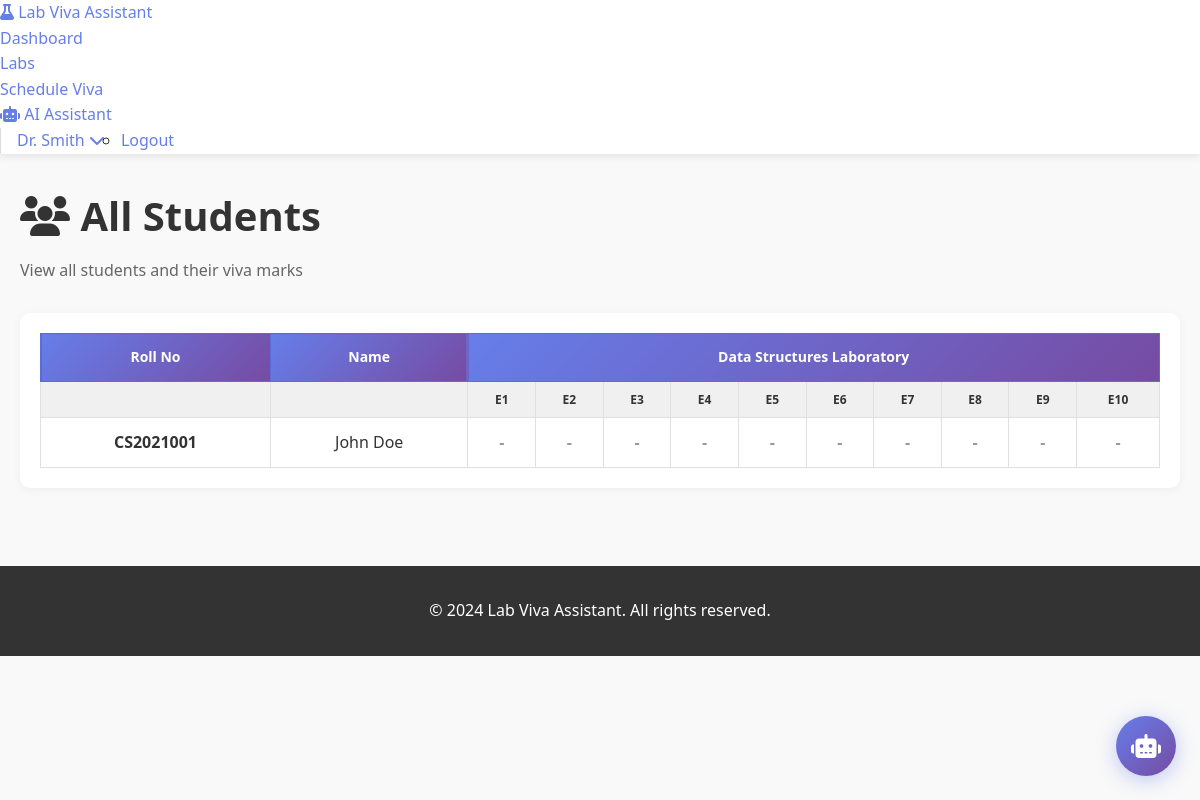
The page /teacher/students (signed in) on the database as committed earlier.
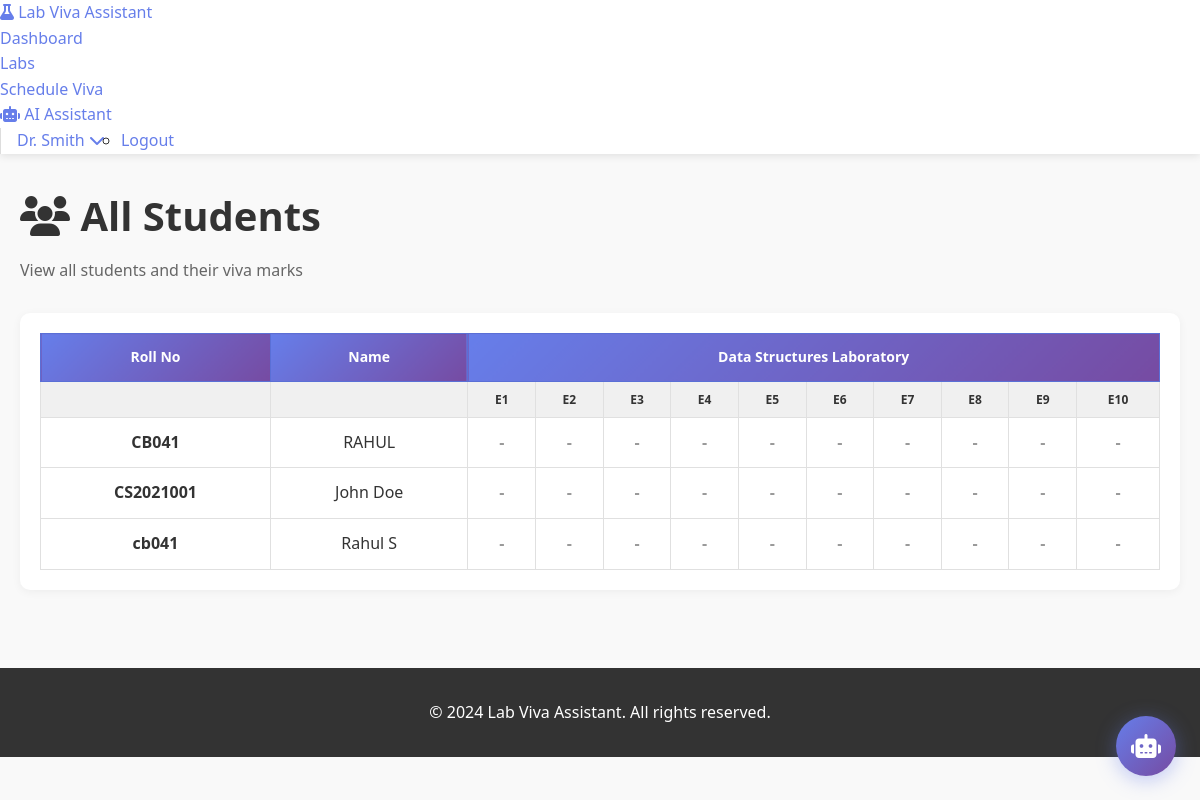
The same page on the database as committed later.
### models/user.py (models this page shows, shortened)
class User(UserMixin, db.Model):
    __tablename__ = 'users'
    id = db.Column(db.Integer, primary_key=True)
    name = db.Column(db.String(255), nullable=False)
    email = db.Column(db.String(255), unique=True, nullable=False, index=True)
    password_hash = db.Column(db.String(255), nullable=False)
    roll_number = db.Column(db.String(50), nullable=False, index=True)
    role = db.Column(db.String(20), nullable=False)  # 'student' or 'teacher'
    is_active = db.Column(db.Boolean, default=True)
    created_at = db.Column(db.DateTime, default=datetime.utcnow)
    updated_at = db.Column(db.DateTime, default=datetime.utcnow, onupdate=datetime.utcnow)
    designation = db.Column(db.String(100))  # e.g., 'Assistant Professor'
    department = db.Column(db.String(100))
    years_handling = db.Column(db.JSON, default=[])  # e.g., ['II', 'III', 'IV']
    viva_sessions = db.relationship('VivaSession', backref='student', lazy=True, foreign_keys='VivaSession.student_id')
    schedules = db.relationship('VivaSchedule', backref='teacher', lazy=True, foreign_keys='VivaSchedule.teacher_id')
    teacher_subjects = db.relationship('TeacherSubject', backref='teacher', lazy=True, foreign_keys='TeacherSubject.teacher_id')

class LabConfig(db.Model):
    __tablename__ = 'lab_configs'
    id = db.Column(db.Integer, primary_key=True)
    subject_id = db.Column(db.Integer, db.ForeignKey('subjects.id'), nullable=False)
    lab_name = db.Column(db.String(255), nullable=False)
    description = db.Column(db.Text)
    total_experiments = db.Column(db.Integer, default=10)  # Number of experiments in lab
    materials_text = db.Column(db.Text)  # Lab materials for Gemini context
    created_at = db.Column(db.DateTime, default=datetime.utcnow)
    experiments = db.relationship('Experiment', backref='lab_config', lazy=True, cascade='all, delete-orphan', order_by='Experiment.experiment_no')

class Experiment(db.Model):
    __tablename__ = 'experiments'
    id = db.Column(db.Integer, primary_key=True)
    lab_config_id = db.Column(db.Integer, db.ForeignKey('lab_configs.id'), nullable=False)
    experiment_no = db.Column(db.Integer, nullable=False)  # 1-10
    title = db.Column(db.String(255), nullable=False)
    description = db.Column(db.Text)
    materials_text = db.Column(db.Text)  # Experiment-specific materials for Gemini
    total_marks = db.Column(db.Integer, default=10)  # 10 MCQs x 1 mark each
    duration_minutes = db.Column(db.Integer, default=15)
    created_at = db.Column(db.DateTime, default=datetime.utcnow)
    schedules = db.relationship('VivaSchedule', backref='experiment', lazy=True, cascade='all, delete-orphan')
    viva_sessions = db.relationship('VivaSession', backref='experiment', lazy=True, cascade='all, delete-orphan')
    __table_args__ = (
        db.UniqueConstraint('lab_config_id', 'experiment_no', name='unique_experiment'),
    )

### routes/teacher_routes.py (the view)
@teacher_bp.route('/students')
@login_required
@teacher_required
def view_students():
    students = User.query.filter_by(role='student').order_by(User.roll_number).all()
    labs = LabConfig.query.all()
    students_data = []
    for student in students:
        student_info = {
            'student': student,
            'marks_by_lab': {}
        }
        for lab in labs:
            lab_marks = []
            for exp in lab.experiments:
                session = VivaSession.query.filter_by(
                    student_id=student.id,
                    experiment_id=exp.id
                ).first()
                if session and session.status in ['completed', 'violated']:
                    lab_marks.append({
                        'exp_no': exp.experiment_no,
                        'marks': session.obtained_marks or 0,
                        'status': session.status
                    })
                else:
                    lab_marks.append({
                        'exp_no': exp.experiment_no,
                        'marks': None,
                        'status': 'pending'
                    })
            student_info['marks_by_lab'][lab.id] = {
                'lab_name': lab.lab_name,
                'marks': lab_marks,
                'total': sum(m['marks'] or 0 for m in lab_marks)
            }
        students_data.append(student_info)
    return render_template('teacher/view_students.html',
                         students_data=students_data,
                         labs=labs)

### models/user.py (called while the page is built)
@login_manager.user_loader
def load_user(user_id):
    return User.query.get(int(user_id))

### routes/teacher_routes.py (called while the page is built)
def teacher_required(f):
    @wraps(f)
    def decorated_function(*args, **kwargs):
        if not current_user.is_authenticated or current_user.role != 'teacher':
            flash('You do not have permission to access this page.', 'danger')
            return redirect(url_for('auth.login')), 403
        return f(*args, **kwargs)
    return decorated_function

### templates/teacher/view_students.html (shortened to what this page needs)
{% extends "base.html" %}
{% block content %}
<div class="students-container">
    <div class="page-header">
        <h1><i class="fas fa-users"></i> All Students</h1>
        <p class="subtitle">View all students and their viva marks</p>
    </div>
    {% if students_data %}
    <div class="students-table-wrapper">
        <table class="students-table">
            <thead>
                <tr>
                    <th>Roll No</th>
                    <th>Name</th>
                    {% for lab in labs %}
                    <th colspan="{{ lab.experiments|length }}">{{ lab.lab_name }}</th>
                    {% endfor %}
                </tr>
                <tr class="exp-header">
                    <th></th>
                    <th></th>
                    {% for lab in labs %}
                        {% for exp in lab.experiments %}
                        <th>E{{ exp.experiment_no }}</th>
                        {% endfor %}
                    {% endfor %}
                </tr>
            </thead>
            <tbody>
                {% for student_info in students_data %}
                <tr>
                    <td><strong>{{ student_info.student.roll_number }}</strong></td>
                    <td>{{ student_info.student.name }}</td>
                    {% for lab in labs %}
                        {% set lab_marks = student_info.marks_by_lab.get(lab.id, {}) %}
                        {% for mark_info in lab_marks.get('marks', []) %}
                        <td class="marks-cell {{ 'violated' if mark_info.status == 'violated' else '' }}">
                            {% if mark_info.marks is not none %}
                                {{ mark_info.marks }}
                                {% if mark_info.status == 'violated' %}<span class="v-badge">V</span>{% endif %}
                            {% else %}
                                <span class="pending">-</span>
                            {% endif %}
                        </td>
                        {% endfor %}
                    {% endfor %}
                </tr>
                {% endfor %}
            </tbody>
        </table>
    </div>
    {% else %}
    <div class="empty-state">
        <i class="fas fa-users"></i>
        <p>No students registered yet.</p>
    </div>
    {% endif %}
</div>
{% endblock %}

### templates/base.html (shortened to what this page needs)
<!DOCTYPE html>
<html lang="en">
<head>
    <link rel="stylesheet" href="{{ url_for('static', filename='css/style.css') }}">
    <link href="https://cdnjs.cloudflare.com/ajax/libs/font-awesome/6.4.0/css/all.min.css" rel="stylesheet">
</head>
<body>
    <nav class="navbar">
        <div class="nav-container">
            <a href="/" class="navbar-brand">
                <i class="fas fa-flask"></i> Lab Viva Assistant
            </a>
            <ul class="nav-menu">
                {% if current_user.is_authenticated %}
                    {% if current_user.role == 'student' %}
                        <li><a href="{{ url_for('student.dashboard') }}">Dashboard</a></li>
                        <li><a href="{{ url_for('student.available_vivaes') }}">Available Vivaes</a></li>
                        <li><a href="{{ url_for('chatbot.chatbot_widget') }}"><i class="fas fa-robot"></i> AI Assistant</a></li>
                    {% elif current_user.role == 'teacher' %}
                        <li><a href="{{ url_for('teacher.dashboard') }}">Dashboard</a></li>
                        <li><a href="{{ url_for('teacher.view_labs') }}">Labs</a></li>
                        <li><a href="{{ url_for('teacher.schedule_viva') }}">Schedule Viva</a></li>
                        <li><a href="{{ url_for('chatbot.chatbot_widget') }}"><i class="fas fa-robot"></i> AI Assistant</a></li>
                    {% endif %}
                    <li class="user-menu">
                        <a href="#">{{ current_user.name }} <i class="fas fa-chevron-down"></i></a>
                        <ul class="dropdown">
                            <li><a href="{{ url_for('auth.logout') }}">Logout</a></li>
                        </ul>
                    </li>
                {% else %}
                    <li><a href="{{ url_for('auth.login') }}">Login</a></li>
                    <li><a href="{{ url_for('auth.register') }}" class="btn-primary">Register</a></li>
                {% endif %}
            </ul>
        </div>
    </nav>
    <main class="container">
        {% block content %}{% endblock %}
    </main>
    <footer class="footer">
        <p>&copy; 2024 Lab Viva Assistant. All rights reserved.</p>
    </footer>
</body>
</html>

### static/css/style.css (style rules this page uses)
:root { --primary: linear-gradient(135deg, #667eea 0%, #764ba2 100%); --primary-color: #667eea; --secondary-color: #764ba2; --success: #4caf50; --danger: #f44336; --warning: #ff9800; --info: #2196f3; --light: #f5f5f5; --dark: #333; --gray: #666; --border: #ddd; --font-main: 'Segoe UI', Tahoma, Geneva, Verdana, sans-serif; --font-mono: 'Courier New', monospace; --transition: all 0.3s ease; --shadow: 0 2px 8px rgba(0,0,0,0.1); --shadow-lg: 0 8px 24px rgba(0,0,0,0.15); }
* { margin: 0; padding: 0; box-sizing: border-box; }
html { scroll-behavior: smooth; }
body { font-family: var(--font-main); background: #f9f9f9; color: var(--dark); line-height: 1.6; }
h1, h2, h3, h4, h5, h6 { font-weight: 600; color: var(--dark); margin-bottom: 0.5rem; }
h1 { font-size: 2.5rem; }
p { margin-bottom: 1rem; }
a { color: var(--primary-color); text-decoration: none; transition: var(--transition); }
.container { max-width: 1200px; margin: 0 auto; padding: 0 20px; }
.navbar { background: white; box-shadow: var(--shadow); position: sticky; top: 0; z-index: 100; }
.user-menu { display: flex; gap: 1rem; align-items: center; border-left: 1px solid var(--border); padding-left: 1rem; }
.footer { background: var(--dark); color: white; text-align: center; padding: 2rem 0; margin-top: 3rem; }
.footer p { margin: 0; }

### templates/teacher/view_students.html (style rules this page uses)
.students-container { padding: 30px 0; }
.page-header { margin-bottom: 30px; }
.page-header h1 { margin: 0 0 10px 0; color: #333; }
.subtitle { color: #666; margin: 0; }
.students-table-wrapper { background: white; border-radius: 10px; padding: 20px; box-shadow: 0 2px 10px rgba(0, 0, 0, 0.05); overflow-x: auto; }
.students-table { width: 100%; border-collapse: collapse; min-width: 800px; }
.students-table th { background: linear-gradient(135deg, #667eea 0%, #764ba2 100%); color: white; padding: 12px 10px; text-align: center; font-weight: 600; font-size: 14px; border: 1px solid #5a6fd6; }
.students-table .exp-header th { background: #f0f0f0; color: #333; padding: 8px; font-size: 12px; border: 1px solid #e0e0e0; }
.students-table td { padding: 12px 10px; border: 1px solid #e0e0e0; text-align: center; }
.marks-cell { font-weight: 600; color: #333; }
.pending { color: #999; }

Rows that differ between the two databases and show on the page:
added User: student.roll_number "CB041", student.name "RAHUL"
added User: student.roll_number "cb041", student.name "Rahul S"
